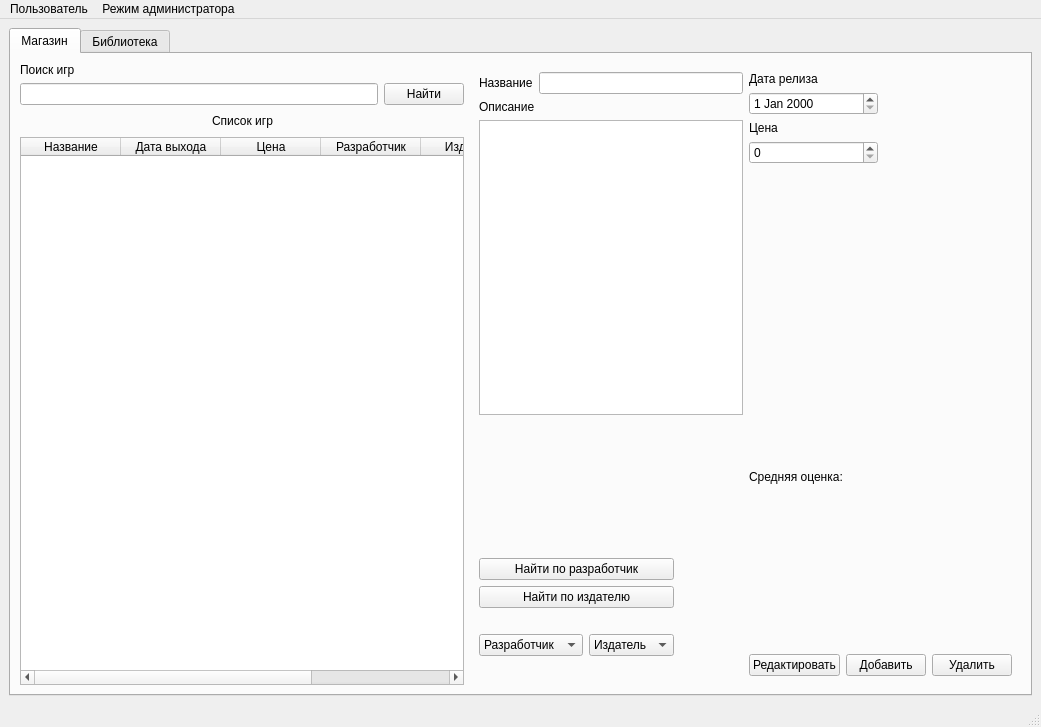
<?xml version="1.0" encoding="UTF-8"?>
<ui version="4.0">
 <class>MainWindow</class>
 <widget class="QMainWindow" name="MainWindow">
  <property name="geometry">
   <rect>
    <x>0</x>
    <y>0</y>
    <width>1041</width>
    <height>727</height>
   </rect>
  </property>
  <property name="windowTitle">
   <string>MainWindow</string>
  </property>
  <widget class="QWidget" name="centralwidget">
   <layout class="QGridLayout" name="gridLayout">
    <item row="0" column="0">
     <widget class="QTabWidget" name="tabWidget">
      <property name="currentIndex">
       <number>0</number>
      </property>
      <widget class="QWidget" name="shop">
       <attribute name="title">
        <string>Магазин</string>
       </attribute>
       <layout class="QGridLayout" name="gridLayout_3">
        <item row="0" column="0">
         <layout class="QVBoxLayout" name="verticalLayout_3">
          <item>
           <layout class="QVBoxLayout" name="verticalLayout_2">
            <item>
             <widget class="QLabel" name="label_2">
              <property name="text">
               <string>Поиск игр</string>
              </property>
             </widget>
            </item>
            <item>
             <layout class="QHBoxLayout" name="horizontalLayout">
              <item>
               <widget class="QLineEdit" name="findEdit">
                <property name="minimumSize">
                 <size>
                  <width>0</width>
                  <height>0</height>
                 </size>
                </property>
                <property name="maximumSize">
                 <size>
                  <width>450</width>
                  <height>16777215</height>
                 </size>
                </property>
               </widget>
              </item>
              <item>
               <widget class="QPushButton" name="findButton">
                <property name="text">
                 <string>Найти</string>
                </property>
               </widget>
              </item>
             </layout>
            </item>
           </layout>
          </item>
          <item>
           <layout class="QVBoxLayout" name="verticalLayout">
            <item>
             <layout class="QHBoxLayout" name="horizontalLayout_2">
              <item>
               <spacer name="horizontalSpacer">
                <property name="orientation">
                 <enum>Qt::Horizontal</enum>
                </property>
                <property name="sizeHint" stdset="0">
                 <size>
                  <width>40</width>
                  <height>20</height>
                 </size>
                </property>
               </spacer>
              </item>
              <item>
               <widget class="QLabel" name="label">
                <property name="text">
                 <string>Список игр</string>
                </property>
               </widget>
              </item>
              <item>
               <spacer name="horizontalSpacer_2">
                <property name="orientation">
                 <enum>Qt::Horizontal</enum>
                </property>
                <property name="sizeHint" stdset="0">
                 <size>
                  <width>40</width>
                  <height>20</height>
                 </size>
                </property>
               </spacer>
              </item>
             </layout>
            </item>
            <item>
             <widget class="QTableWidget" name="shopTable">
              <property name="minimumSize">
               <size>
                <width>0</width>
                <height>0</height>
               </size>
              </property>
              <column>
               <property name="text">
                <string>Название</string>
               </property>
              </column>
              <column>
               <property name="text">
                <string>Дата выхода</string>
               </property>
              </column>
              <column>
               <property name="text">
                <string>Цена</string>
               </property>
              </column>
              <column>
               <property name="text">
                <string>Разработчик</string>
               </property>
              </column>
              <column>
               <property name="text">
                <string>Издатель</string>
               </property>
              </column>
              <column>
               <property name="text">
                <string>Теги</string>
               </property>
              </column>
             </widget>
            </item>
           </layout>
          </item>
         </layout>
        </item>
        <item row="0" column="1">
         <widget class="QWidget" name="widget" native="true">
          <layout class="QGridLayout" name="gridLayout_2">
           <item row="0" column="0" colspan="2">
            <layout class="QHBoxLayout" name="horizontalLayout_3">
             <item>
              <widget class="QLabel" name="label_3">
               <property name="text">
                <string>Название</string>
               </property>
              </widget>
             </item>
             <item>
              <widget class="QLineEdit" name="nameEdit"/>
             </item>
            </layout>
           </item>
           <item row="0" column="2" rowspan="2">
            <layout class="QVBoxLayout" name="verticalLayout_6">
             <item>
              <widget class="QLabel" name="label_5">
               <property name="text">
                <string>Дата релиза</string>
               </property>
              </widget>
             </item>
             <item>
              <widget class="QDateEdit" name="release_dateEdit">
               <property name="minimumSize">
                <size>
                 <width>100</width>
                 <height>0</height>
                </size>
               </property>
              </widget>
             </item>
            </layout>
           </item>
           <item row="1" column="0" rowspan="3" colspan="2">
            <layout class="QVBoxLayout" name="verticalLayout_4">
             <item>
              <widget class="QLabel" name="label_4">
               <property name="text">
                <string>Описание</string>
               </property>
              </widget>
             </item>
             <item>
              <widget class="QTextEdit" name="descriptionEdit"/>
             </item>
            </layout>
           </item>
           <item row="2" column="2">
            <layout class="QVBoxLayout" name="verticalLayout_5">
             <item>
              <widget class="QLabel" name="label_6">
               <property name="text">
                <string>Цена</string>
               </property>
              </widget>
             </item>
             <item>
              <widget class="QSpinBox" name="spinBox">
               <property name="minimumSize">
                <size>
                 <width>100</width>
                 <height>0</height>
                </size>
               </property>
               <property name="maximum">
                <number>5000</number>
               </property>
              </widget>
             </item>
            </layout>
           </item>
           <item row="3" column="2">
            <spacer name="verticalSpacer">
             <property name="orientation">
              <enum>Qt::Vertical</enum>
             </property>
             <property name="sizeHint" stdset="0">
              <size>
               <width>20</width>
               <height>228</height>
              </size>
             </property>
            </spacer>
           </item>
           <item row="4" column="2">
            <widget class="QLabel" name="scoreLabel">
             <property name="text">
              <string>Средняя оценка: </string>
             </property>
            </widget>
           </item>
           <item row="4" column="3" rowspan="2">
            <spacer name="verticalSpacer_2">
             <property name="orientation">
              <enum>Qt::Vertical</enum>
             </property>
             <property name="sizeHint" stdset="0">
              <size>
               <width>20</width>
               <height>227</height>
              </size>
             </property>
            </spacer>
           </item>
           <item row="5" column="0" rowspan="2">
            <layout class="QVBoxLayout" name="verticalLayout_10">
             <item>
              <layout class="QVBoxLayout" name="verticalLayout_9">
               <item>
                <widget class="QPushButton" name="pushButton">
                 <property name="text">
                  <string>Найти по разработчик</string>
                 </property>
                </widget>
               </item>
               <item>
                <widget class="QPushButton" name="pushButton_3">
                 <property name="text">
                  <string>Найти по издателю</string>
                 </property>
                </widget>
               </item>
              </layout>
             </item>
             <item>
              <layout class="QHBoxLayout" name="horizontalLayout_4">
               <item>
                <widget class="QComboBox" name="developerBox">
                 <item>
                  <property name="text">
                   <string>Разработчик</string>
                  </property>
                 </item>
                </widget>
               </item>
               <item>
                <widget class="QComboBox" name="publisherBox">
                 <item>
                  <property name="text">
                   <string>Издатель</string>
                  </property>
                 </item>
                </widget>
               </item>
              </layout>
             </item>
            </layout>
           </item>
           <item row="6" column="1">
            <spacer name="horizontalSpacer_3">
             <property name="orientation">
              <enum>Qt::Horizontal</enum>
             </property>
             <property name="sizeHint" stdset="0">
              <size>
               <width>63</width>
               <height>20</height>
              </size>
             </property>
            </spacer>
           </item>
           <item row="6" column="2" colspan="2">
            <layout class="QHBoxLayout" name="horizontalLayout_5">
             <item>
              <widget class="QPushButton" name="editButton">
               <property name="text">
                <string>Редактировать</string>
               </property>
              </widget>
             </item>
             <item>
              <widget class="QPushButton" name="addButton">
               <property name="text">
                <string>Добавить</string>
               </property>
              </widget>
             </item>
             <item>
              <widget class="QPushButton" name="deleteButton">
               <property name="text">
                <string>Удалить</string>
               </property>
              </widget>
             </item>
            </layout>
           </item>
          </layout>
         </widget>
        </item>
       </layout>
      </widget>
      <widget class="QWidget" name="library">
       <attribute name="title">
        <string>Библиотека</string>
       </attribute>
       <layout class="QGridLayout" name="gridLayout_5">
        <item row="0" column="0">
         <layout class="QVBoxLayout" name="verticalLayout_8">
          <item>
           <layout class="QHBoxLayout" name="horizontalLayout_7">
            <item>
             <spacer name="horizontalSpacer_4">
              <property name="orientation">
               <enum>Qt::Horizontal</enum>
              </property>
              <property name="sizeHint" stdset="0">
               <size>
                <width>40</width>
                <height>20</height>
               </size>
              </property>
             </spacer>
            </item>
            <item>
             <widget class="QLabel" name="label_8">
              <property name="text">
               <string>Библиотека</string>
              </property>
             </widget>
            </item>
            <item>
             <spacer name="horizontalSpacer_5">
              <property name="orientation">
               <enum>Qt::Horizontal</enum>
              </property>
              <property name="sizeHint" stdset="0">
               <size>
                <width>40</width>
                <height>20</height>
               </size>
              </property>
             </spacer>
            </item>
           </layout>
          </item>
          <item>
           <widget class="QTableWidget" name="libraryTable">
            <property name="minimumSize">
             <size>
              <width>0</width>
              <height>0</height>
             </size>
            </property>
            <column>
             <property name="text">
              <string>Название</string>
             </property>
            </column>
            <column>
             <property name="text">
              <string>Дата выхода</string>
             </property>
            </column>
            <column>
             <property name="text">
              <string>Цена</string>
             </property>
            </column>
            <column>
             <property name="text">
              <string>Разработчик</string>
             </property>
            </column>
            <column>
             <property name="text">
              <string>Издатель</string>
             </property>
            </column>
            <column>
             <property name="text">
              <string>Теги</string>
             </property>
            </column>
           </widget>
          </item>
         </layout>
        </item>
        <item row="0" column="1">
         <widget class="QWidget" name="widget_2" native="true">
          <layout class="QGridLayout" name="gridLayout_4">
           <item row="0" column="0">
            <layout class="QHBoxLayout" name="horizontalLayout_6">
             <item>
              <widget class="QLabel" name="label_7">
               <property name="text">
                <string>Название игры:</string>
               </property>
              </widget>
             </item>
             <item>
              <widget class="QLineEdit" name="lineEdit"/>
             </item>
            </layout>
           </item>
           <item row="1" column="0">
            <layout class="QHBoxLayout" name="horizontalLayout_8">
             <item>
              <widget class="QLabel" name="label_9">
               <property name="text">
                <string>Оценка:</string>
               </property>
              </widget>
             </item>
             <item>
              <widget class="QSpinBox" name="spinBox_2">
               <property name="minimum">
                <number>1</number>
               </property>
               <property name="maximum">
                <number>5</number>
               </property>
              </widget>
             </item>
            </layout>
           </item>
           <item row="2" column="0">
            <layout class="QVBoxLayout" name="verticalLayout_7">
             <item>
              <widget class="QLabel" name="label_10">
               <property name="text">
                <string>Комментарий:</string>
               </property>
              </widget>
             </item>
             <item>
              <widget class="QTextEdit" name="textEdit"/>
             </item>
            </layout>
           </item>
           <item row="3" column="0">
            <layout class="QHBoxLayout" name="horizontalLayout_9">
             <item>
              <widget class="QPushButton" name="pushButton_2">
               <property name="text">
                <string>Оставить отзыв</string>
               </property>
              </widget>
             </item>
             <item>
              <spacer name="horizontalSpacer_6">
               <property name="orientation">
                <enum>Qt::Horizontal</enum>
               </property>
               <property name="sizeHint" stdset="0">
                <size>
                 <width>40</width>
                 <height>20</height>
                </size>
               </property>
              </spacer>
             </item>
            </layout>
           </item>
          </layout>
         </widget>
        </item>
       </layout>
      </widget>
     </widget>
    </item>
   </layout>
  </widget>
  <widget class="QMenuBar" name="menubar">
   <property name="geometry">
    <rect>
     <x>0</x>
     <y>0</y>
     <width>1041</width>
     <height>22</height>
    </rect>
   </property>
   <widget class="QMenu" name="menu">
    <property name="title">
     <string>Пользователь</string>
    </property>
    <addaction name="regiseterAction"/>
    <addaction name="enterAction"/>
    <addaction name="exitAction"/>
    <addaction name="deleteAction"/>
    <addaction name="action"/>
   </widget>
   <widget class="QMenu" name="menu_2">
    <property name="title">
     <string>Режим администратора</string>
    </property>
    <addaction name="turnOffAction"/>
    <addaction name="turnOnAction"/>
   </widget>
   <addaction name="menu"/>
   <addaction name="menu_2"/>
  </widget>
  <widget class="QStatusBar" name="statusbar"/>
  <action name="regiseterAction">
   <property name="text">
    <string>Зарегистироваться</string>
   </property>
  </action>
  <action name="enterAction">
   <property name="text">
    <string>Войти</string>
   </property>
  </action>
  <action name="deleteAction">
   <property name="text">
    <string>Удалить пользователя</string>
   </property>
  </action>
  <action name="turnOffAction">
   <property name="text">
    <string>Выключено</string>
   </property>
  </action>
  <action name="turnOnAction">
   <property name="text">
    <string>Включено</string>
   </property>
  </action>
  <action name="exitAction">
   <property name="text">
    <string>Выйти</string>
   </property>
  </action>
  <action name="action">
   <property name="text">
    <string>Изменить пользователя</string>
   </property>
  </action>
 </widget>
 <resources/>
 <connections/>
</ui>
